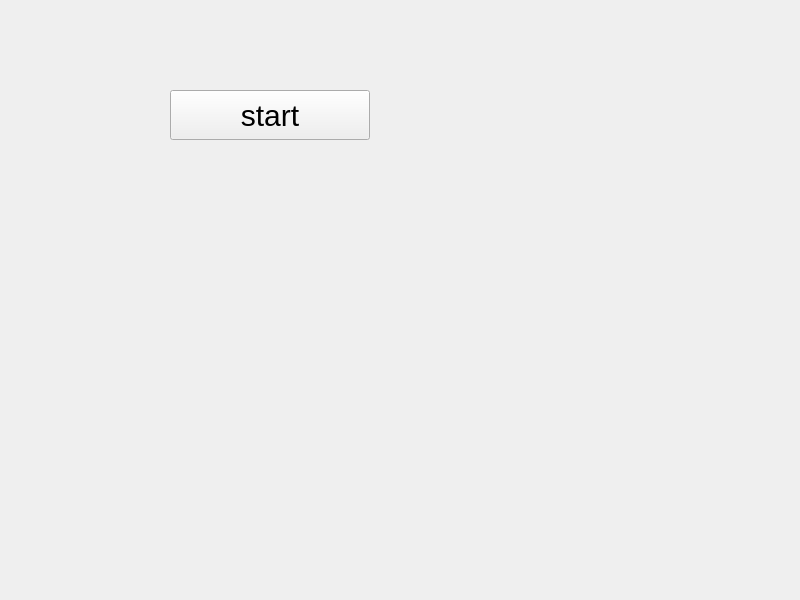
<?xml version="1.0" encoding="UTF-8"?>
<ui version="4.0">
 <class>CThreadWidget</class>
 <widget class="QWidget" name="CThreadWidget">
  <property name="geometry">
   <rect>
    <x>0</x>
    <y>0</y>
    <width>800</width>
    <height>600</height>
   </rect>
  </property>
  <property name="windowTitle">
   <string>CThreadWidget</string>
  </property>
  <widget class="QPushButton" name="pushButton">
   <property name="geometry">
    <rect>
     <x>170</x>
     <y>90</y>
     <width>200</width>
     <height>50</height>
    </rect>
   </property>
   <property name="styleSheet">
    <string notr="true">font:30px;</string>
   </property>
   <property name="text">
    <string>start</string>
   </property>
  </widget>
 </widget>
 <resources/>
 <connections/>
</ui>
